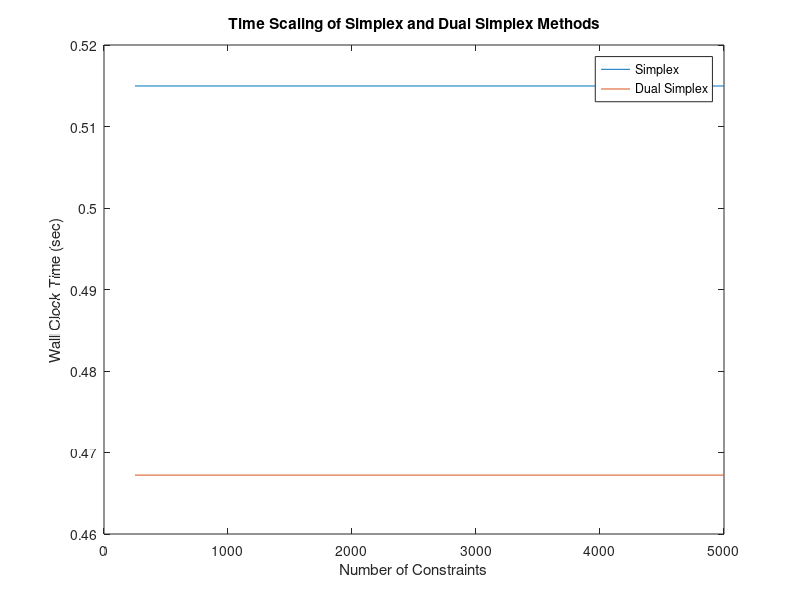

This chart was generated by the following MATLAB code:
% M = # of macroreplications (of the simplex method)
M = 20;

% Read in the data from a text file "simplex_data.txt"
sizedata = [3, M*5];
fileID = fopen('simplex_data.txt','r');
formatSpec = '%f %f %f';
data = fscanf(fileID,formatSpec,sizedata);
fclose(fileID);

% Assume the data is sitting in a matrix with columns:
%  # constraints | simplex time (sec) | dual simplex times (sec)
num_constr = [250, 500, 1000, 2500, 5000]; % # constraints
num_settings = length(num_constr)

avg_simp_times = zeros(num_settings,1);
avg_dual_simp_times = zeros(num_settings,1);

for i = 1:num_settings;
	avg_simp_times(i) = mean(data(2,(i-1)*M+1:i*M));
	avg_dual_simp_times(i) = mean(data(3,(i-1)*M+1:i*M));
end

% Make of a plot of the performance of the two methods (as # constraints increases)
plot(num_constr, avg_simp_times, num_constr, avg_dual_simp_times);
legend('Simplex','Dual Simplex');
xlabel('Number of Constraints')
ylabel('Wall Clock Time (sec)')
title('Time Scaling of Simplex and Dual Simplex Methods')

% Can always try some confidence intervals too. May not be normal.